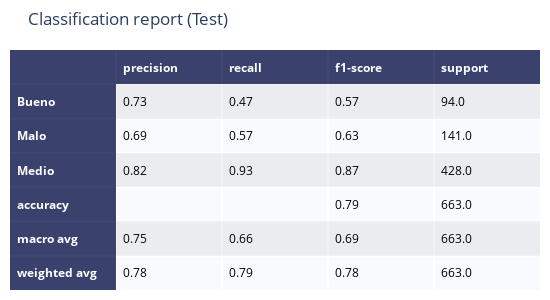

Notebook code for this chart:
### Code cell
y_pred=train_pipeline.predict(X_test)

# Classification report
report=classification_report(y_test, y_pred, target_names=target_names,digits=2,output_dict=True)

# Plot
report.update({"accuracy": {"precision": None, "recall": None, "f1-score": report["accuracy"], "support": report['macro avg']['support']}})
report=pd.DataFrame.from_dict(report).round(2)
report=report.fillna('')

fig = ff.create_table(report.T, index=True)
fig.update_layout(
    title_text="Classification report (Test)",
    margin = {'t':50, 'b':10,'l':10,'r':10},
    height=300,
    width=550,
)

pio.write_image(fig, 
                'report\img/test_report.png',
                scale=2)
fig.show()

### Figure 1 — Plotly figure (JSON) as saved in the notebook; plotly's stock layout.template omitted (floating-point values rounded to 4 significant figures)
{"data": [{"colorscale": [[0, "#00083e"], [0.5, "#ededee"], [1, "#ffffff"]], "hoverinfo": "none", "opacity": 0.75, "showscale": false, "type": "heatmap", "z": [[0, 0, 0, 0, 0], [0, 0.5, 0.5, 0.5, 0.5], [0, 1, 1, 1, 1], [0, 0.5, 0.5, 0.5, 0.5], [0, 1, 1, 1, 1], [0, 0.5, 0.5, 0.5, 0.5], [0, 1, 1, 1, 1]]}], "layout": {"annotations": [{"align": "left", "font": {"color": "#ffffff"}, "showarrow": false, "text": "<b></b>", "x": -0.45, "xanchor": "left", "xref": "x", "y": 0, "yref": "y"}, {"align": "left", "font": {"color": "#ffffff"}, "showarrow": false, "text": "<b>precision</b>", "x": 0.55, "xanchor": "left", "xref": "x", "y": 0, "yref": "y"}, {"align": "left", "font": {"color": "#ffffff"}, "showarrow": false, "text": "<b>recall</b>", "x": 1.55, "xanchor": "left", "xref": "x", "y": 0, "yref": "y"}, {"align": "left", "font": {"color": "#ffffff"}, "showarrow": false, "text": "<b>f1-score</b>", "x": 2.55, "xanchor": "left", "xref": "x", "y": 0, "yref": "y"}, {"align": "left", "font": {"color": "#ffffff"}, "showarrow": false, "text": "<b>support</b>", "x": 3.55, "xanchor": "left", "xref": "x", "y": 0, "yref": "y"}, {"align": "left", "font": {"color": "#ffffff"}, "showarrow": false, "text": "<b>Bueno</b>", "x": -0.45, "xanchor": "left", "xref": "x", "y": 1, "yref": "y"}, {"align": "left", "font": {"color": "#000000"}, "showarrow": false, "text": "0.73", "x": 0.55, "xanchor": "left", "xref": "x", "y": 1, "yref": "y"}, {"align": "left", "font": {"color": "#000000"}, "showarrow": false, "text": "0.47", "x": 1.55, "xanchor": "left", "xref": "x", "y": 1, "yref": "y"}, {"align": "left", "font": {"color": "#000000"}, "showarrow": false, "text": "0.57", "x": 2.55, "xanchor": "left", "xref": "x", "y": 1, "yref": "y"}, {"align": "left", "font": {"color": "#000000"}, "showarrow": false, "text": "94.0", "x": 3.55, "xanchor": "left", "xref": "x", "y": 1, "yref": "y"}, {"align": "left", "font": {"color": "#ffffff"}, "showarrow": false, "text": "<b>Malo</b>", "x": -0.45, "xanchor": "left", "xref": "x", "y": 2, "yref": "y"}, {"align": "left", "font": {"color": "#000000"}, "showarrow": false, "text": "0.69", "x": 0.55, "xanchor": "left", "xref": "x", "y": 2, "yref": "y"}, {"align": "left", "font": {"color": "#000000"}, "showarrow": false, "text": "0.57", "x": 1.55, "xanchor": "left", "xref": "x", "y": 2, "yref": "y"}, {"align": "left", "font": {"color": "#000000"}, "showarrow": false, "text": "0.63", "x": 2.55, "xanchor": "left", "xref": "x", "y": 2, "yref": "y"}, {"align": "left", "font": {"color": "#000000"}, "showarrow": false, "text": "141.0", "x": 3.55, "xanchor": "left", "xref": "x", "y": 2, "yref": "y"}, {"align": "left", "font": {"color": "#ffffff"}, "showarrow": false, "text": "<b>Medio</b>", "x": -0.45, "xanchor": "left", "xref": "x", "y": 3, "yref": "y"}, {"align": "left", "font": {"color": "#000000"}, "showarrow": false, "text": "0.82", "x": 0.55, "xanchor": "left", "xref": "x", "y": 3, "yref": "y"}, {"align": "left", "font": {"color": "#000000"}, "showarrow": false, "text": "0.93", "x": 1.55, "xanchor": "left", "xref": "x", "y": 3, "yref": "y"}, {"align": "left", "font": {"color": "#000000"}, "showarrow": false, "text": "0.87", "x": 2.55, "xanchor": "left", "xref": "x", "y": 3, "yref": "y"}, {"align": "left", "font": {"color": "#000000"}, "showarrow": false, "text": "428.0", "x": 3.55, "xanchor": "left", "xref": "x", "y": 3, "yref": "y"}, {"align": "left", "font": {"color": "#ffffff"}, "showarrow": false, "text": "<b>accuracy</b>", "x": -0.45, "xanchor": "left", "xref": "x", "y": 4, "yref": "y"}, {"align": "left", "font": {"color": "#000000"}, "showarrow": false, "text": "", "x": 0.55, "xanchor": "left", "xref": "x", "y": 4, "yref": "y"}, {"align": "left", "font": {"color": "#000000"}, "showarrow": false, "text": "", "x": 1.55, "xanchor": "left", "xref": "x", "y": 4, "yref": "y"}, {"align": "left", "font": {"color": "#000000"}, "showarrow": false, "text": "0.79", "x": 2.55, "xanchor": "left", "xref": "x", "y": 4, "yref": "y"}, {"align": "left", "font": {"color": "#000000"}, "showarrow": false, "text": "663.0", "x": 3.55, "xanchor": "left", "xref": "x", "y": 4, "yref": "y"}, {"align": "left", "font": {"color": "#ffffff"}, "showarrow": false, "text": "<b>macro avg</b>", "x": -0.45, "xanchor": "left", "xref": "x", "y": 5, "yref": "y"}, {"align": "left", "font": {"color": "#000000"}, "showarrow": false, "text": "0.75", "x": 0.55, "xanchor": "left", "xref": "x", "y": 5, "yref": "y"}, {"align": "left", "font": {"color": "#000000"}, "showarrow": false, "text": "0.66", "x": 1.55, "xanchor": "left", "xref": "x", "y": 5, "yref": "y"}, {"align": "left", "font": {"color": "#000000"}, "showarrow": false, "text": "0.69", "x": 2.55, "xanchor": "left", "xref": "x", "y": 5, "yref": "y"}, {"align": "left", "font": {"color": "#000000"}, "showarrow": false, "text": "663.0", "x": 3.55, "xanchor": "left", "xref": "x", "y": 5, "yref": "y"}, {"align": "left", "font": {"color": "#ffffff"}, "showarrow": false, "text": "<b>weighted avg</b>", "x": -0.45, "xanchor": "left", "xref": "x", "y": 6, "yref": "y"}, {"align": "left", "font": {"color": "#000000"}, "showarrow": false, "text": "0.78", "x": 0.55, "xanchor": "left", "xref": "x", "y": 6, "yref": "y"}, {"align": "left", "font": {"color": "#000000"}, "showarrow": false, "text": "0.79", "x": 1.55, "xanchor": "left", "xref": "x", "y": 6, "yref": "y"}, {"align": "left", "font": {"color": "#000000"}, "showarrow": false, "text": "0.78", "x": 2.55, "xanchor": "left", "xref": "x", "y": 6, "yref": "y"}, {"align": "left", "font": {"color": "#000000"}, "showarrow": false, "text": "663.0", "x": 3.55, "xanchor": "left", "xref": "x", "y": 6, "yref": "y"}], "height": 300, "margin": {"b": 10, "l": 10, "r": 10, "t": 50}, "title": {"text": "Classification report (Test)"}, "width": 550, "xaxis": {"dtick": 1, "gridwidth": 2, "showticklabels": false, "tick0": -0.5, "ticks": "", "zeroline": false}, "yaxis": {"autorange": "reversed", "dtick": 1, "gridwidth": 2, "showticklabels": false, "tick0": 0.5, "ticks": "", "zeroline": false}}}
